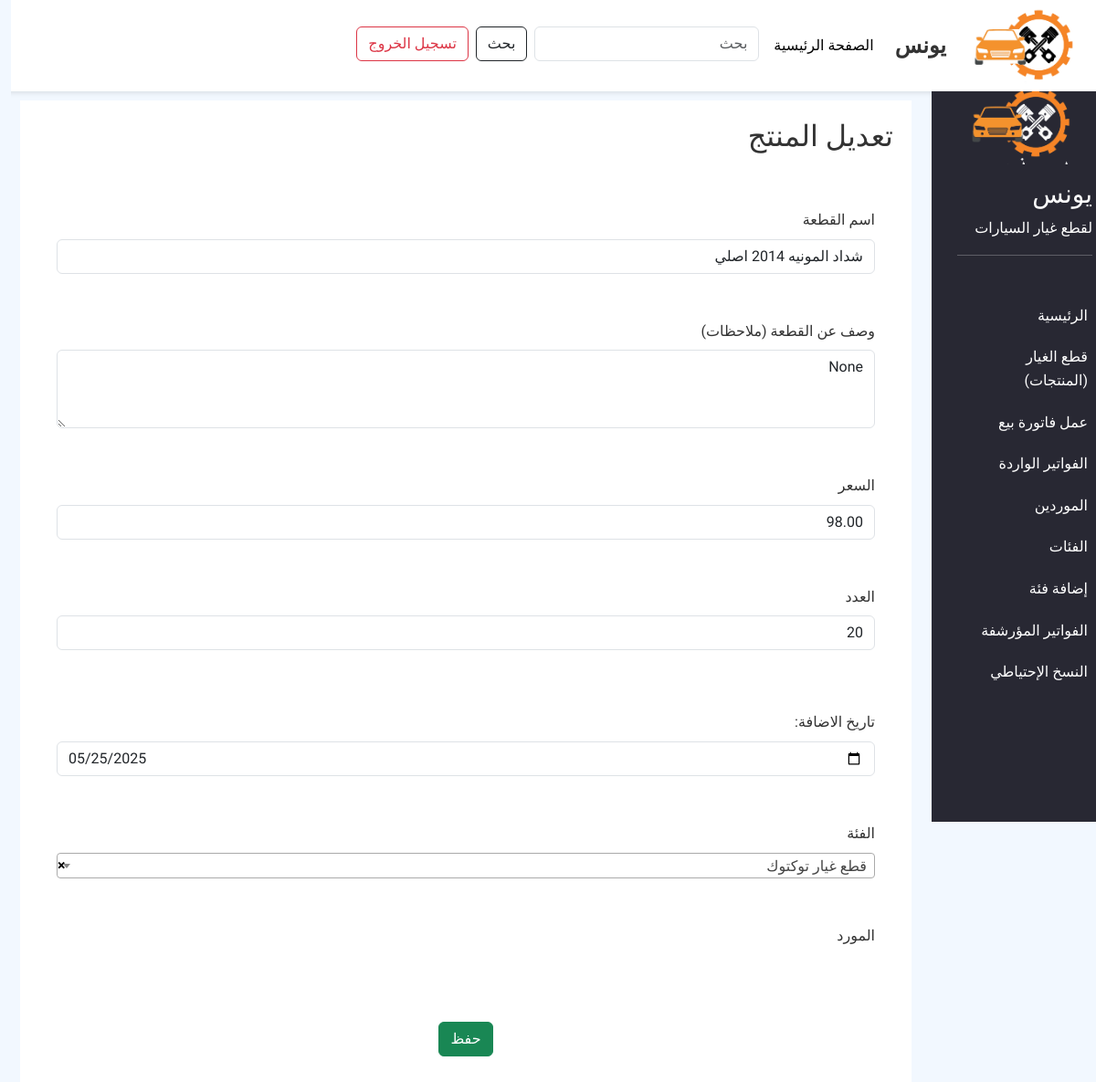
Screenshot of /edit-product/101 (signed in) with the database file from the repository.
### CSP_app/models.py (models this page shows, shortened)
class SparePart(models.Model):
    name = models.CharField(max_length=100)
    qr_code = models.ImageField(upload_to='qr_codes', blank=True)
    qr_pdf = models.FileField(upload_to='qr_pdfs', blank=True)
    description = models.TextField(blank=True, null=True)
    price = models.DecimalField(max_digits=10, decimal_places=2)
    income_bill = models.ForeignKey(IncomeBill, on_delete=models.SET_NULL , related_name='spare_parts', null=True, blank=True)
    stock_quantity = models.PositiveIntegerField(default=0)
    category = models.ForeignKey(Category, on_delete=models.CASCADE, related_name='spare_parts')
    supplier = models.ForeignKey(Supplier, on_delete=models.CASCADE, related_name='spare_parts')
    is_available = models.BooleanField(default=True)
    date = models.DateField(null=True, blank=True)
    created_at = models.DateTimeField(auto_now_add=True)

### CSP_app/views.py (the view, shortened to what this page needs)
# urls.py: path('edit-product/<int:pk>', views.edit_product, name='edit_product'),
def edit_product(request,pk):
    if not request.user.is_authenticated:
        messages.error(request, "عفوا يجب عليك تسجيل الدخول اولا")
        return redirect('login')
    if request.user.is_superuser:
        product = get_object_or_404(SparePart, id=pk)
        categories = Category.objects.all()
        suppliers = Supplier.objects.all()
        context = {
            'product': product,
            'categories': categories,
            'suppliers': suppliers,
        }
        return render(request, 'edit_product.html', context)
    else:
        messages.error(request, "عفوا ليس لديك صلاحية هذه الصفحة")
        return redirect('home')

### templates/edit_product.html (shortened to what this page needs)
{% extends 'base.html' %}
{% block content %}
<div class="col-lg-10">
    <div class="content">
        <h2 style="padding: 20px;">
            تعديل المنتج
        </h2>
        <form method="POST">
            <div class="mb-3">
                <label for="exampleFormControlInput1" class="form-label">اسم القطعة</label>
                <input type="text" name="name" value="{{product.name}}" class="form-control" id="exampleFormControlInput1">
            </div>
            <div class="mb-3">
                <label for="exampleFormControlTextarea1" class="form-label">وصف عن القطعة (ملاحظات)</label>
                <textarea class="form-control" name="description" id="exampleFormControlTextarea1" rows="3">{{product.description}}</textarea>
            </div>
            <div class="mb-3">
                <label for="exampleFormControlInput1" class="form-label">السعر</label>
                <input type="text" name="price" value="{{product.price}}" class="form-control" id="exampleFormControlInput1">
            </div>
            <div class="mb-3">
                <label for="exampleFormControlInput1" class="form-label">العدد</label>
                <input type="number" name="quantity" value="{{product.stock_quantity}}" class="form-control" id="exampleFormControlInput1">
            </div>
            <div class="mb-3">
                <label class="form-label mt-3">تاريخ الاضافة:</label>
                <input type="date" value="{{ product.date|date:'Y-m-d' }}" name="date" class="form-control">
            </div>
            <div class="mb-3">
                <label for="exampleFormControlInput1" class="form-label">الفئة</label>
                <br>
            </div>
            <div class="mb-3">
                <label for="exampleFormControlInput1" class="form-label">المورد</label>
                <br>
            </div>
            <div class="d-flex justify-content-center">
                <button style="margin: 20px;" type="submit" class="btn btn-success">حفظ</button>
            </div>
        </form>
    </div>
</div>
{% endblock %}

### static/css/style.css (style rules this page uses)
* { margin: 0; padding: 0; }
html, body { height: 100%; width: 100%; font-family: "Alexandria", sans-serif; font-size: 16px; line-height: 1.6; background-color: rgb(242, 248, 255); color: #333; }
.content { margin: 10px; height: 100%; background-color: rgb(255, 255, 255); }

### templates/edit_product.html (style rules this page uses)
.mb-3 { margin: 30px; padding: 10px; }
.content { height: 150vh; }

### rows the page displays
SparePart: name "شداد المونيه 2014 اصلي", description "None", price "98.00", quantity "20", date "05/25/2025"
